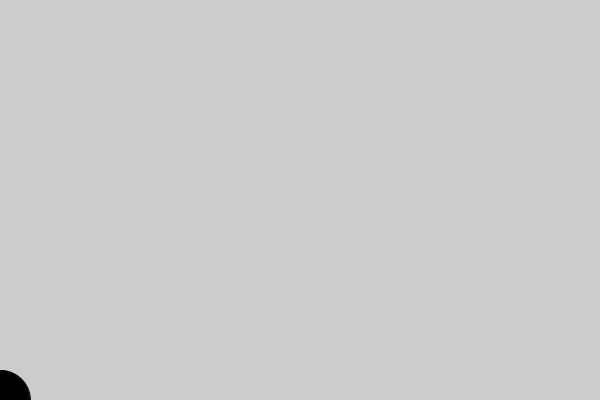
Frame 1 (no input)
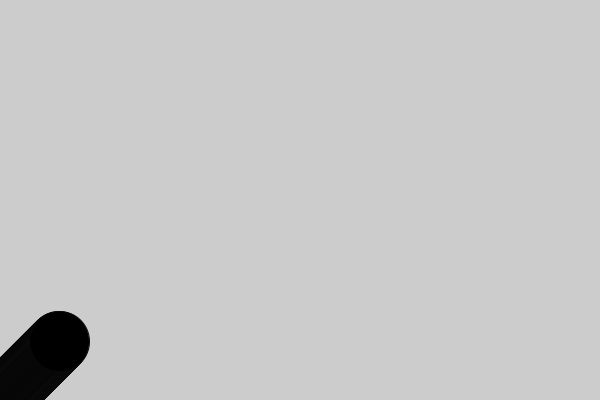
Frame 60 (the mouse pressed at the canvas centre just before this capture)
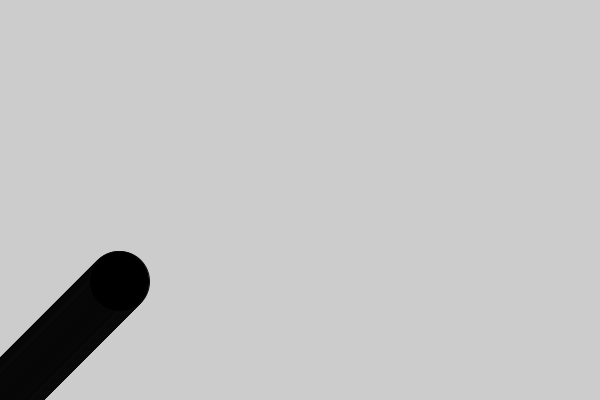
Frame 120 (the mouse held since frame 60 and released just before this capture)

The Processing sketch that drew these frames (run headless with seeded random() and noise(); from frame 60 on, the mouse is pressed at the canvas centre):

// Processing sketch: Ellipse_or_Circle
// ── Ellipse_or_Circle.pde

void setup(){
  size(600,400);
  
}

float x = 0;
float y = 400;

void draw(){
  stroke(9);// can the colour of stroke be different to shape colour?
  fill(0);
  ellipse(x,y,60,60);
  x = x + 1;
  y = y - 1;
  
}
